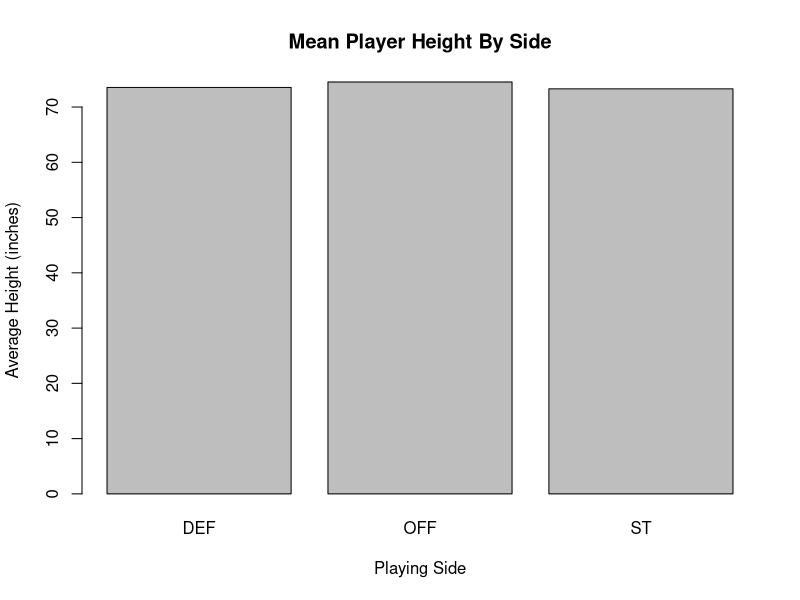

This chart was generated by the following R code:
# Homework 10
# 1-Way ANOVA Models

# 1. Import the Data. Convert Side to a factor.

nfl2016 <- read.csv("NFL2016_1WayANOVA_v2.csv", header = TRUE)
nfl2016$Side <- as.factor(nfl2016$Side)


# 2. Before running the model, we can try to visually determine if there might be a difference
# in the means. One good way to do this is to create a mean barplot of the average Height
# by Side. Provide your code. Write a short summary answering if there appear to be any
# differences by Side. Provide your plot in your submission.

mean_heights <- tapply(nfl2016$Height, nfl2016$Side, mean)

barplot(mean_heights, main = "Mean Player Height By Side",
        xlab = "Playing Side", ylab = "Average Height (inches)")

# Based on the barplot, there does not appear to be any significant difference in mean height by Side.


# 3. Create and SAVE a linear model for Height with the Side as the predictor.

nfl2016_model <- lm(Height ~ Side, data = nfl2016)


# 4. Create a table to determine how many observations you have per Side. Copy / paste your
# table into your code.

table(nfl2016$Side)
# DEF  OFF   ST 
# 1305 1344  115 


# 5. How many groups do you have? Do you have “large” sample sizes (> 30) for each group?

# There are three groups: Defense, Offense, and Special Teams. Each group has a "large" sample size greater than 30.


# 6. When performing the Normality of Residuals Assumption check, should you perform this
# check by group or only for the overall model?

# You should perform this check by the overall model residuals, not by group.


# 7. Based on your answer to Question 6, determine if the Normality of Residuals Assumption
# is met or not by using the Shapiro-Wilk Test (either by group or for the overall model
# based on your Question 6 answer) using a 3% significance level.
# Be sure to:
# (a) State your hypotheses.
# (b) Copy / paste your test results into your code.
# (c) Specifically state the p-value.
# (d) State your decision(s) (Reject H0 or Do Not Reject H0).
# (e) State your conclusion(s).

# (a) H0: The residuals are normally distributed.
#     H1: The residuals are not normally distributed.

# (b) 
shapiro.test(nfl2016_model$residuals)
# Shapiro-Wilk normality test
# 
# data:  nfl2016_model$residuals
# W = 0.98015, p-value < 2.2e-16

# (c) p < 2.2e-16

# (d) Reject H0. p < 2.2e-16 < 0.03 = alpha

# (e) There is significant evidence to conclude that the residuals are not normally distributed.
#     The normality of residuals assumption is not met.


# 8. Check the Homogeneity of Variance Assumption by running the most appropriate of
# Bartlett’s Test or Levene’s Test using a significance level of 3%.
# Be sure to:
# (a) State your hypotheses using symbols.
# (b) Copy / paste your test results into your code.
# (c) Specifically state the p-value.
# (d) State your decision (Reject H0 or Do Not Reject H0).
# (e) State your conclusion.

# (a) H0: sigma_def^2 = sigma_off^2 = sigma_st^2
#     H1: At least one sigma^2 differs

# (b)
library(car)
leveneTest(Height ~ Side, data = nfl2016)
# Levene's Test for Homogeneity of Variance (center = median)
#         Df F value    Pr(>F)    
# group    2  36.815 < 2.2e-16 ***
#       2761                      
# ---
# Signif. codes:  0 ‘***’ 0.001 ‘**’ 0.01 ‘*’ 0.05 ‘.’ 0.1 ‘ ’ 1

# (c) p < 2.2e-16

# (d) Reject H0. p < 2.2e-16 < 0.03 = alpha

# (e) There is significant evidence to conclude that the player height variances are not equal.


# 9. Provide the ANOVA table for the overall model. Copy / paste your table into your code.

anova(nfl2016_model)
# Analysis of Variance Table
# 
# Response: Height
# Df  Sum Sq Mean Sq F value    Pr(>F)    
# Side         2   704.1  352.06  51.731 < 2.2e-16 ***
#   Residuals 2761 18790.4    6.81                      
# ---
#   Signif. codes:  0 ‘***’ 0.001 ‘**’ 0.01 ‘*’ 0.05 ‘.’ 0.1 ‘ ’ 1


# 10. From the ANOVA table generated in Question 9, does it appear that there is a difference
# between sides using α = 0.03?
#   Be sure to:
# (a) State the hypotheses using symbols. Use the treatment effects model.
# (b) State the value of the test statistic. Indicate whether you are using F or t.
# (c) State the p-value.
# (d) What decision (Reject H0 or Do Not Reject H0) do you make?
# (e) What conclusion can you make?

# (a) H0: μ_def = μ_off = μ_st
#     H1: At least one μ differs

# (b) F = 51.731

# (c) p < 2.2e-16

# (d) Reject H0. p < 2.2e-16 < 0.03 = alpha

# (e) There is significant evidence that the mean player heights are not equal.


# 11. Perform the Bonferroni Test for Multiple Pairwise Comparisons using α = 0.03.
#  Provide your code. Copy / paste your results into your code.
#  For each group, state whether the difference was significant or not.

pairwise.t.test(x = nfl2016$Height, g = nfl2016$Side, p.adj = "bonferroni")
# Pairwise comparisons using t tests with pooled SD 
# 
# data:  nfl2016$Height and nfl2016$Side 
# 
# DEF     OFF    
# OFF < 2e-16 -      
#   ST  0.98    3.6e-06
# 
# P value adjustment method: bonferroni

# For DEF and OFF, the average heights differ significantly.
# For DEF and ST, the average heights do not differ significantly.
# For OFF and ST, the average heights differ significantly.


# 12. Find the Tukey Simultaneous Confidence Intervals for all pairwise differences using α =
#   0.03.
#  Provide your code. Copy / paste your results into your code.
#  For each group, state whether the difference was significant or not.

TukeyHSD(aov(nfl2016_model), conf.level = 0.97)
# Tukey multiple comparisons of means
# 97% family-wise confidence level
# 
# Fit: aov(formula = nfl2016_model)
# 
# $Side
# diff        lwr        upr     p adj
# OFF-DEF  0.9849343  0.7274753  1.2423934 0.0000000
# ST-DEF  -0.2491754 -0.8935851  0.3952343 0.5883628
# ST-OFF  -1.2341097 -1.8777618 -0.5904577 0.0000035

# For DEF and OFF, the average heights differ significantly.
# For DEF and ST, the average heights do not differ significantly.
# For OFF and ST, the average heights differ significantly.
